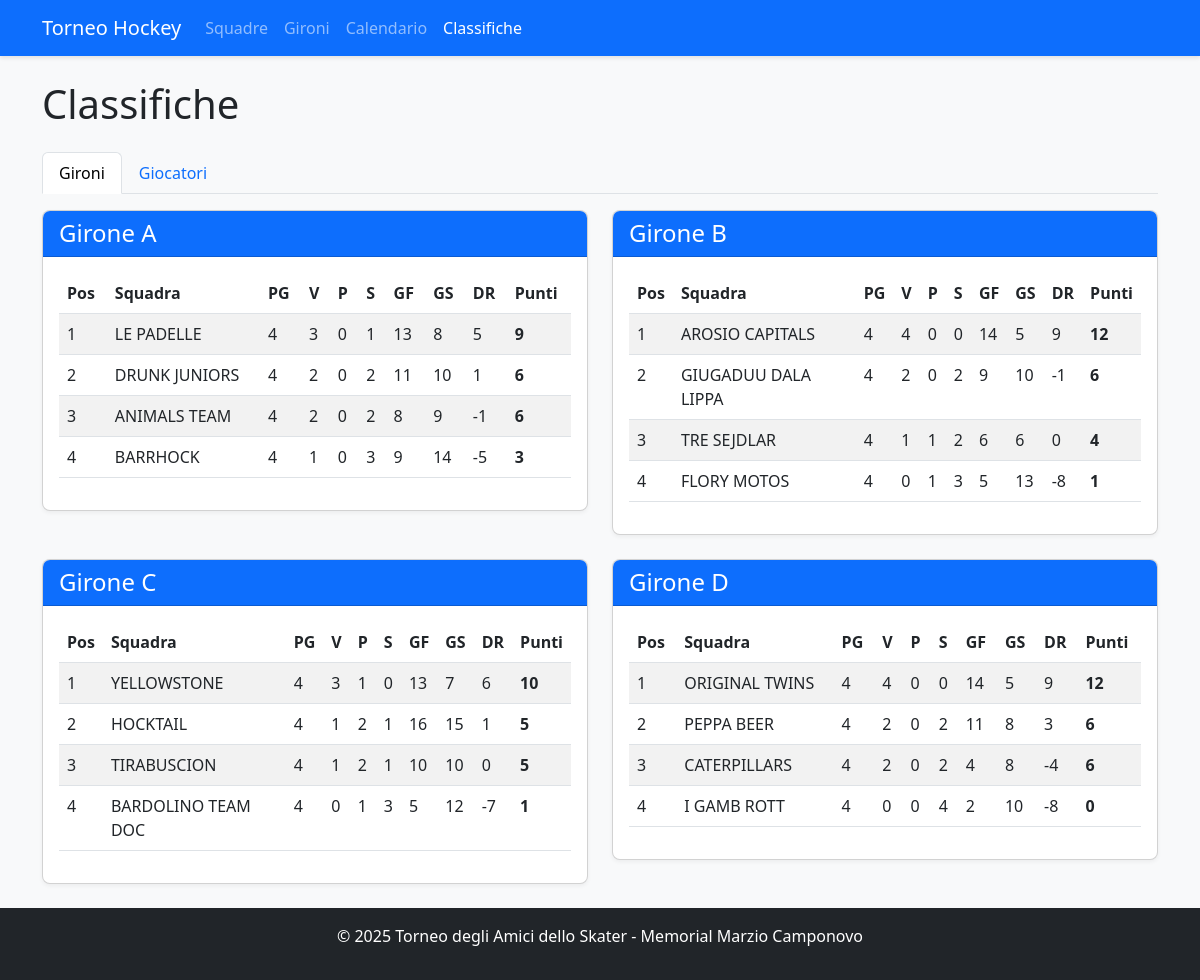
Page /standings on the earlier database version.
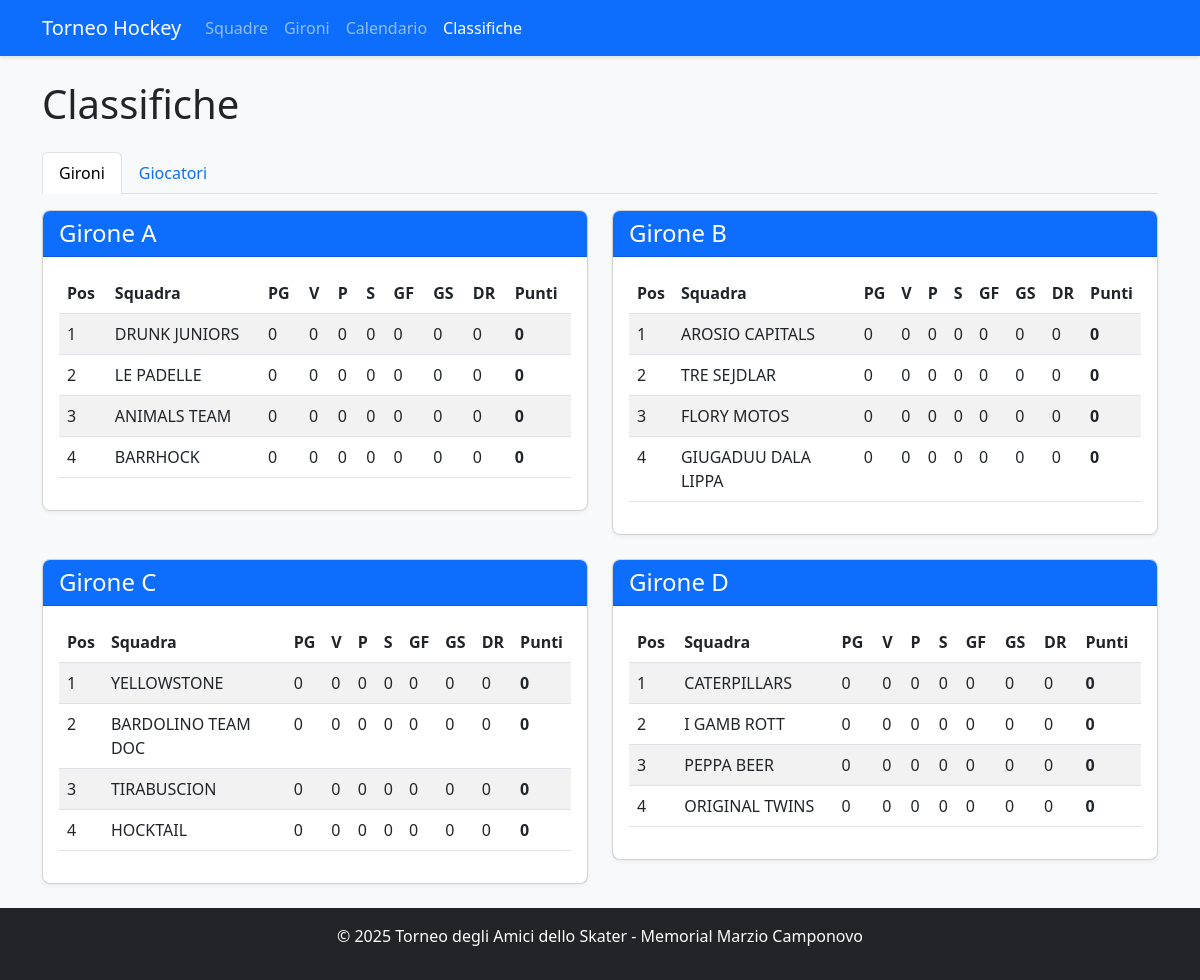
Same page on the later database version.
### app.py (models this page shows, shortened)
class Team(db.Model):
    id = db.Column(db.Integer, primary_key=True)
    name = db.Column(db.String(100), nullable=False, unique=True)
    group = db.Column(db.String(1))  # A, B, C, or D
    players = db.relationship('Player', backref='team', lazy=True)
    matches = db.relationship(
        'Match',
        primaryjoin="or_(Team.id == Match.team1_id, Team.id == Match.team2_id)",
        lazy=True,
        overlaps="team1,team2"
    )
    wins = db.Column(db.Integer, default=0)
    losses = db.Column(db.Integer, default=0)
    draws = db.Column(db.Integer, default=0)
    goals_for = db.Column(db.Integer, default=0)
    goals_against = db.Column(db.Integer, default=0)
    points = db.Column(db.Integer, default=0)
    @property
    def goal_difference(self):
        return self.goals_for - self.goals_against
    @property
    def games_played(self):
        return self.wins + self.losses + self.draws

### app.py (the view)
@app.route('/standings')
def standings():
    group_standings = {}
    for group in ['A', 'B', 'C', 'D']:
        teams = Team.query.filter_by(group=group).order_by(
            Team.points.desc(),
            (Team.goals_for - Team.goals_against).desc(),
            Team.goals_for.desc()
        ).all()
        group_standings[group] = teams
    top_scorers = Player.query.order_by(Player.goals.desc()).limit(10).all()
    top_assists = Player.query.order_by(Player.assists.desc()).limit(10).all()
    most_penalties = Player.query.order_by(Player.penalties.desc()).limit(10).all()
    return render_template('standings.html',
                          group_standings=group_standings,
                          top_scorers=top_scorers,
                          top_assists=top_assists,
                          most_penalties=most_penalties)

### app.py (called while the page is built)
def format_tournament_dates():
    dates = get_tournament_dates()
    formatted = {}
    for key, date_obj in dates.items():
        formatted[key] = {
            'date': date_obj,
            'formatted': date_obj.strftime('%d/%m/%Y'),
            'day_name': date_obj.strftime('%A'),
            'day_name_it': {
                'Monday': 'Lunedì',
                'Tuesday': 'Martedì',
                'Wednesday': 'Mercoledì',
                'Thursday': 'Giovedì',
                'Friday': 'Venerdì',
                'Saturday': 'Sabato',
                'Sunday': 'Domenica'
            }.get(date_obj.strftime('%A'), date_obj.strftime('%A'))
        }
    return formatted

@app.context_processor
def inject_tournament_dates():
    try:
        formatted_dates = format_tournament_dates()
        return {'tournament_dates': formatted_dates}
    except:
        return {'tournament_dates': {}}

### templates/standings.html (shortened to what this page needs)
<!DOCTYPE html>
<html lang="it">
<head>
    <link rel="stylesheet" href="https://cdn.jsdelivr.net/npm/bootstrap@5.3.0/dist/css/bootstrap.min.css">
    <link rel="stylesheet" href="{{ url_for('static', filename='style.css') }}">
</head>
<body class="d-flex flex-column min-vh-100">
    <nav class="navbar navbar-expand-lg navbar-dark bg-primary">
        <div class="container">
            <a class="navbar-brand" href="{{ url_for('index') }}">Torneo Hockey</a>
            <div class="collapse navbar-collapse" id="navbarNav">
                <ul class="navbar-nav">
                    <li class="nav-item">
                        <a class="nav-link" href="{{ url_for('teams') }}">Squadre</a>
                    </li>
                    <li class="nav-item">
                        <a class="nav-link" href="{{ url_for('groups') }}">Gironi</a>
                    </li>
                    <li class="nav-item">
                        <a class="nav-link" href="{{ url_for('schedule') }}">Calendario</a>
                    </li>
                    <li class="nav-item">
                        <a class="nav-link active" href="{{ url_for('standings') }}">Classifiche</a>
                    </li>
                </ul>
            </div>
        </div>
    </nav>
    <div class="container mt-4">
        <h1>Classifiche</h1>
        <ul class="nav nav-tabs mt-4" id="myTab" role="tablist">
            <li class="nav-item" role="presentation">
                <button class="nav-link active" id="groups-tab" data-bs-toggle="tab" data-bs-target="#groups" type="button" role="tab">Gironi</button>
            </li>
            <li class="nav-item" role="presentation">
                <button class="nav-link" id="players-tab" data-bs-toggle="tab" data-bs-target="#players" type="button" role="tab">Giocatori</button>
            </li>
        </ul>
        <div class="tab-content mt-3" id="myTabContent">
            <div class="tab-pane fade show active" id="groups" role="tabpanel">
                <div class="row">
                    {% for group, teams in group_standings.items() %}
                        <div class="col-md-6 mb-4">
                            <div class="card">
                                <div class="card-header bg-primary text-white">
                                    <h4 class="mb-0">Girone {{ group }}</h4>
                                </div>
                                <div class="card-body">
                                    <div class="table-responsive">
                                        <table class="table table-striped">
                                            <thead>
                                                <tr>
                                                    <th>Pos</th>
                                                    <th>Squadra</th>
                                                    <th>PG</th>
                                                    <th>V</th>
                                                    <th>P</th>
                                                    <th>S</th>
                                                    <th>GF</th>
                                                    <th>GS</th>
                                                    <th>DR</th>
                                                    <th>Punti</th>
                                                </tr>
                                            </thead>
                                            <tbody>
                                                {% for team in teams %}
                                                    <tr>
                                                        <td>{{ loop.index }}</td>
                                                        <td>{{ team.name }}</td>
                                                        <td>{{ team.games_played }}</td>
                                                        <td>{{ team.wins }}</td>
                                                        <td>{{ team.draws }}</td>
                                                        <td>{{ team.losses }}</td>
                                                        <td>{{ team.goals_for }}</td>
                                                        <td>{{ team.goals_against }}</td>
                                                        <td>{{ team.goal_difference }}</td>
                                                        <td><strong>{{ team.points }}</strong></td>
                                                    </tr>
                                                {% endfor %}
                                            </tbody>
                                        </table>
                                    </div>
                                </div>
                            </div>
                        </div>
                    {% endfor %}
                </div>
            </div>
        </div>
    </div>
    <footer class="bg-dark text-white py-3 mt-auto">
        <div class="container text-center">
            <p>© 2025 Torneo degli Amici dello Skater - Memorial Marzio Camponovo</p>
        </div>
    </footer>
</body>
</html>

### static/style.css (style rules this page uses)
body { font-family: "Segoe UI", Tahoma, Geneva, Verdana, sans-serif; background-color: #f8f9fa; }
.navbar { box-shadow: 0 2px 4px rgba(0, 0, 0, 0.1); }
.card { box-shadow: 0 2px 4px rgba(0, 0, 0, 0.05); border-radius: 8px; overflow: hidden; }
.card-header { font-weight: 600; }
.table th { font-weight: 600; }
footer { margin-top: 2rem; }

Differences in the rows shown:
changed Team "DRUNK JUNIORS": games_played "4" → "0"; wins "2" → "0"; losses "2" → "0"; goals_for "11" → "0"; goals_against "10" → "0"; goal_difference "1" → "0"; points "6" → "0"; moves up the list
changed Team "LE PADELLE": games_played "4" → "0"; wins "3" → "0"; losses "1" → "0"; goals_for "13" → "0"; goals_against "8" → "0"; goal_difference "5" → "0"; points "9" → "0"
changed Team "ANIMALS TEAM": games_played "4" → "0"; wins "2" → "0"; losses "2" → "0"; goals_for "8" → "0"; goals_against "9" → "0"; goal_difference "-1" → "0"; points "6" → "0"
changed Team "BARRHOCK": games_played "4" → "0"; wins "1" → "0"; losses "3" → "0"; goals_for "9" → "0"; goals_against "14" → "0"; goal_difference "-5" → "0"; points "3" → "0"
changed Team "AROSIO CAPITALS": games_played "4" → "0"; wins "4" → "0"; goals_for "14" → "0"; goals_against "5" → "0"; goal_difference "9" → "0"; points "12" → "0"
changed Team "TRE SEJDLAR": games_played "4" → "0"; wins "1" → "0"; draws "1" → "0"; losses "2" → "0"; goals_for "6" → "0"; goals_against "6" → "0"; points "4" → "0"
changed Team "FLORY MOTOS": games_played "4" → "0"; draws "1" → "0"; losses "3" → "0"; goals_for "5" → "0"; goals_against "13" → "0"; goal_difference "-8" → "0"; points "1" → "0"
changed Team "GIUGADUU DALA LIPPA": games_played "4" → "0"; wins "2" → "0"; losses "2" → "0"; goals_for "9" → "0"; goals_against "10" → "0"; goal_difference "-1" → "0"; points "6" → "0"; moves down the list
changed Team "YELLOWSTONE": games_played "4" → "0"; wins "3" → "0"; draws "1" → "0"; goals_for "13" → "0"; goals_against "7" → "0"; goal_difference "6" → "0"; points "10" → "0"
changed Team "BARDOLINO TEAM DOC": games_played "4" → "0"; draws "1" → "0"; losses "3" → "0"; goals_for "5" → "0"; goals_against "12" → "0"; goal_difference "-7" → "0"; points "1" → "0"; moves up the list
changed Team "TIRABUSCION": games_played "4" → "0"; wins "1" → "0"; draws "2" → "0"; losses "1" → "0"; goals_for "10" → "0"; goals_against "10" → "0"; points "5" → "0"; moves down the list
changed Team "HOCKTAIL": games_played "4" → "0"; wins "1" → "0"; draws "2" → "0"; losses "1" → "0"; goals_for "16" → "0"; goals_against "15" → "0"; goal_difference "1" → "0"; points "5" → "0"
changed Team "CATERPILLARS": games_played "4" → "0"; wins "2" → "0"; losses "2" → "0"; goals_for "4" → "0"; goals_against "8" → "0"; goal_difference "-4" → "0"; points "6" → "0"
changed Team "I GAMB ROTT": games_played "4" → "0"; losses "4" → "0"; goals_for "2" → "0"; goals_against "10" → "0"; goal_difference "-8" → "0"
changed Team "PEPPA BEER": games_played "4" → "0"; wins "2" → "0"; losses "2" → "0"; goals_for "11" → "0"; goals_against "8" → "0"; goal_difference "3" → "0"; points "6" → "0"; moves down the list
changed Team "ORIGINAL TWINS": games_played "4" → "0"; wins "4" → "0"; goals_for "14" → "0"; goals_against "5" → "0"; goal_difference "9" → "0"; points "12" → "0"; moves down the list
